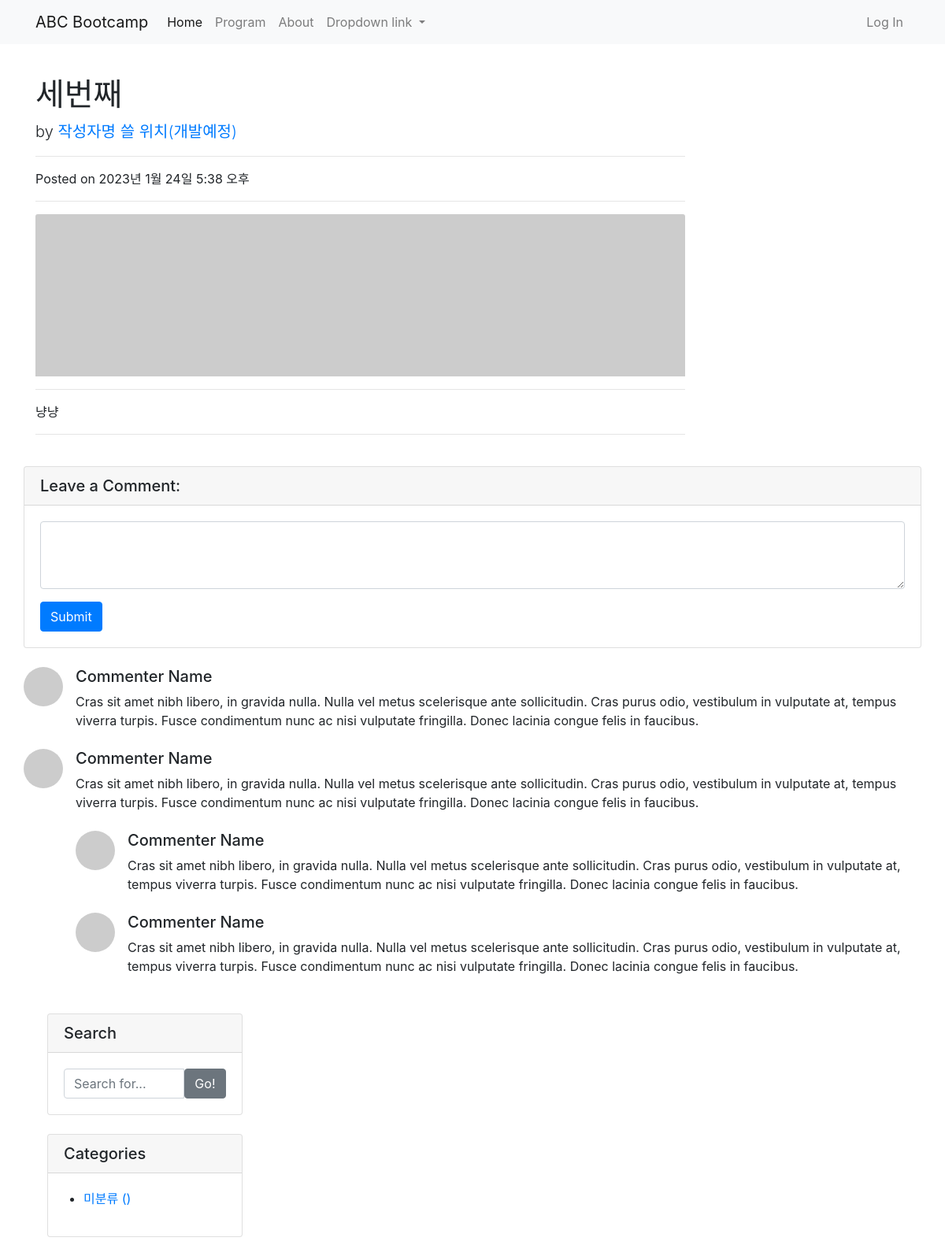
/edu/3/, run on an earlier commit of the app's database.
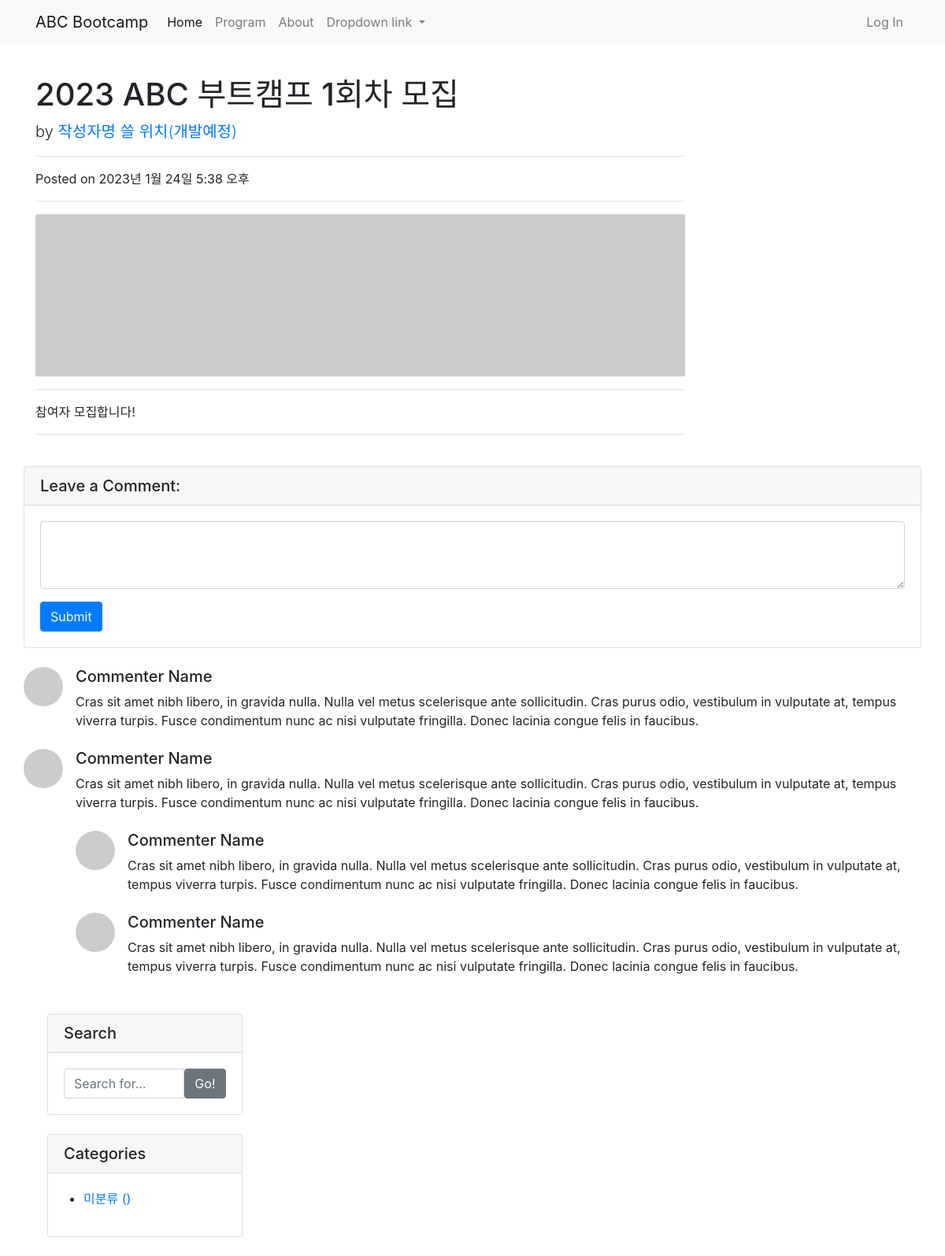
And on a later commit of the database.
### edu/models.py (models this page shows, shortened)
class Post(models.Model):
    title = models.CharField(max_length=30)
    hook_text = models.CharField(max_length=100, blank=True)
    content = models.TextField()
    head_image = models.ImageField(upload_to='edu/images/%Y/%m/%d/', blank=True)
    file_upload = models.FileField(upload_to='edu/files/%Y/%m/%d/', blank=True)
    created_at = models.DateTimeField(auto_now_add=True)
    updated_at = models.DateTimeField(auto_now=True)
    category = models.ForeignKey(Category, null=True, blank=True, on_delete=models.SET_NULL)

### edu/views.py (the view)
# urls.py: path('<int:pk>/', views.PostDetail.as_view()),
class PostDetail(DetailView):
    model = Post

### edu/templates/edu/post_detail.html (shortened to what this page needs)
{% extends 'edu/base.html' %}
{% block main_area %}
        <h1 class="mt-4">{{ post.title }}</h1>
        <p class="lead">
          by
          <a href="#">작성자명 쓸 위치(개발예정)</a>
        </p>
        <hr>
        <p>Posted on {{ post.created_at }}</p>
        <hr>
            {% if p.head_image %}
                <img class="img-fluid rounded" src="{{ post.head_image.url }}" alt="{{ post.title }} head_image">
            {% else %}
                <img class="card-img-top" src="https://picsum.photos/800/200" alt="random image">
            {% endif %}
        <hr>
        <p>{{ post.content }}</p>
        <hr>
    </div>
    <div id=""comment-area>
        <div class="card my-4">
          <h5 class="card-header">Leave a Comment:</h5>
          <div class="card-body">
            <form>
              <div class="form-group">
                <textarea class="form-control" rows="3"></textarea>
              </div>
              <button type="submit" class="btn btn-primary">Submit</button>
            </form>
          </div>
        </div>
        <div class="media mb-4">
          <img class="d-flex mr-3 rounded-circle" src="http://placehold.it/50x50" alt="">
          <div class="media-body">
            <h5 class="mt-0">Commenter Name</h5>
            Cras sit amet nibh libero, in gravida nulla. Nulla vel metus scelerisque ante sollicitudin. Cras purus odio, vestibulum in vulputate at, tempus viverra turpis. Fusce condimentum nunc ac nisi vulputate fringilla. Donec lacinia congue felis in faucibus.
          </div>
        </div>
        <div class="media mb-4">
          <img class="d-flex mr-3 rounded-circle" src="http://placehold.it/50x50" alt="">
          <div class="media-body">
            <h5 class="mt-0">Commenter Name</h5>
            Cras sit amet nibh libero, in gravida nulla. Nulla vel metus scelerisque ante sollicitudin. Cras purus odio, vestibulum in vulputate at, tempus viverra turpis. Fusce condimentum nunc ac nisi vulputate fringilla. Donec lacinia congue felis in faucibus.
            <div class="media mt-4">
              <img class="d-flex mr-3 rounded-circle" src="http://placehold.it/50x50" alt="">
              <div class="media-body">
                <h5 class="mt-0">Commenter Name</h5>
                Cras sit amet nibh libero, in gravida nulla. Nulla vel metus scelerisque ante sollicitudin. Cras purus odio, vestibulum in vulputate at, tempus viverra turpis. Fusce condimentum nunc ac nisi vulputate fringilla. Donec lacinia congue felis in faucibus.
              </div>
            </div>
            <div class="media mt-4">
              <img class="d-flex mr-3 rounded-circle" src="http://placehold.it/50x50" alt="">
              <div class="media-body">
                <h5 class="mt-0">Commenter Name</h5>
                Cras sit amet nibh libero, in gravida nulla. Nulla vel metus scelerisque ante sollicitudin. Cras purus odio, vestibulum in vulputate at, tempus viverra turpis. Fusce condimentum nunc ac nisi vulputate fringilla. Donec lacinia congue felis in faucibus.
              </div>
            </div>
          </div>
        </div>
    </div>
{% endblock %}

### edu/templates/edu/base.html (shortened to what this page needs)
<!DOCTYPE html>
{% load static  %}
<html>
<head>
    <link rel="stylesheet" href="{% static 'edu/bootstrap/bootstrap.min.css' %}" media="screen">
</head>
<body>
   {% include 'edu/navbar.html' %}
    <div class="container my-3">
        <div class="row">
            <div class="col-md-8 col-lg-9" id="main-area">
                {% block main_area %}
                {% endblock %}
            </div>
            <div class="col-md-4 col-lg-3">
                <div class="card my-4">
                    <h5 class="card-header">Search</h5>
                    <div class="card-body">
                        <div class="input-group">
                            <input type="text" class="form-control" placeholder="Search for...">
                            <span class="input-group-btn">
                                <button class="btn btn-secondary" type="button">Go!</button>
                            </span>
                        </div>
                    </div>
                </div>
                <div class="card my-4" id="categories-card">
                    <h5 class="card-header">Categories</h5>
                    <div class="card-body">
                        <div class="row">
                                <ul>
                                    <li>
                                        <a href="/edu/category/no_category/">미분류 ({{ no_category_post_count }})</a>
                                    </li>
                                </ul>
                        </div>
                    </div>
                </div>
            </div>
        </div>
</body>
</html>

### edu/templates/edu/navbar.html (shortened to what this page needs)
<nav class="navbar navbar-expand-lg navbar-light bg-light">
    <div class="container">
        <a class="navbar-brand" href="./index.html">ABC Bootcamp </a>
        <div class="collapse navbar-collapse" id="navbarNavDropdown">
            <ul class="navbar-nav">
                <li class="nav-item active">
                    <a class="nav-link" href="/">Home</a>
                </li>
                <li class="nav-item">
                    <a class="nav-link" href="/edu/">Program</a>
                </li>
                <li class="nav-item">
                    <a class="nav-link" href="/about/">About</a>
                </li>
                <li class="nav-item dropdown">
                    <a class="nav-link dropdown-toggle" href="#" id="navbarDropdownMenuLink" role="button"
                        data-toggle="dropdown" aria-haspopup="true" aria-expanded="false">
                        Dropdown link
                    </a>
                </li>
            </ul>
            <ul class="navbar-nav ml-auto">
                <li class="nav-item">
                    <a class="nav-link" href="#" data-toggle="modal" data-target="#loginModal">Log In</a>
                </li>
            </ul>
        </div>
    </div>
</nav>

What changed in the data, as far as the page shows it:
changed Post "2023년 1월 24일 5:38 오후": title "세번째" → "2023 ABC 부트캠프 1회차 모집"; content "냥냥" → "참여자 모집합니다!"
